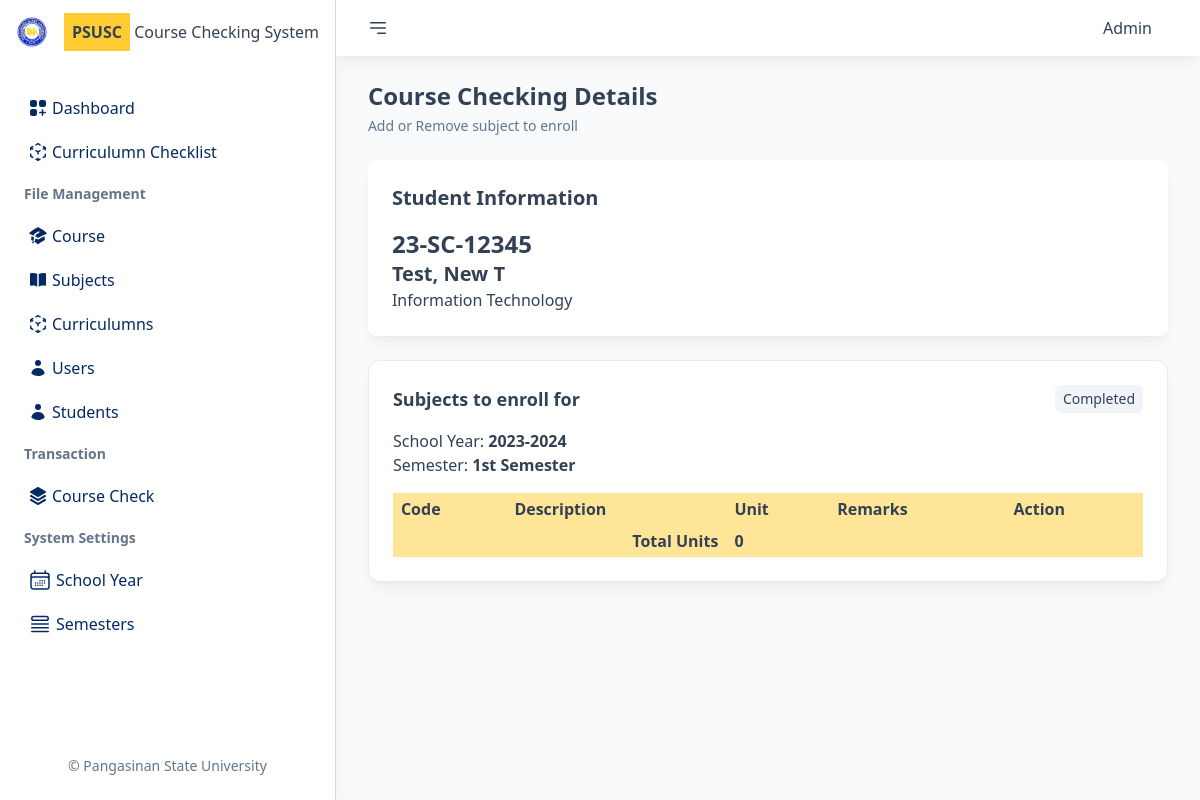
The app's page /preenroll/transaction/12/23-SC-12345 (signed in) with its own data.
### tables this page shows
CREATE TABLE `users` (
  `id` int(11) NOT NULL,
  `empno` varchar(50) NOT NULL,
  `fname` varchar(150) NOT NULL,
  `lname` varchar(150) NOT NULL,
  `mname` varchar(150) NOT NULL,
  `email` varchar(150) NOT NULL,
  `password` varchar(150) NOT NULL,
  `courseId` int(11) NOT NULL,
  `userType` varchar(50) NOT NULL
);

CREATE TABLE `students` (
  `id` int(11) NOT NULL,
  `studNo` varchar(50) NOT NULL,
  `fname` varchar(150) NOT NULL,
  `lname` varchar(150) NOT NULL,
  `mname` varchar(150) NOT NULL,
  `email` varchar(150) NOT NULL,
  `courseId` int(11) NOT NULL,
  `currId` int(11) NOT NULL,
  `password` varchar(150) NOT NULL
);

CREATE TABLE `courses` (
  `id` int(11) NOT NULL,
  `course` varchar(150) NOT NULL,
  `description` varchar(300) NOT NULL
);

CREATE TABLE `enrollments` (
  `id` int(11) NOT NULL,
  `studId` int(11) NOT NULL,
  `syId` int(11) NOT NULL,
  `semId` int(11) NOT NULL,
  `createdBy` int(11) NOT NULL,
  `createdAt` datetime NOT NULL,
  `status` varchar(60) NOT NULL
);

CREATE TABLE `schoolyears` (
  `id` int(11) NOT NULL,
  `schoolyear` varchar(50) NOT NULL,
  `status` varchar(50) NOT NULL
);

### public/pages/faculty/enrollmentdetails.php (the view, shortened to what the rows shown need)
<?php
require_once(TEMPLATE_PATH . "/header.php");
require_once(TEMPLATE_PATH . "/nav.php");
?>
<div class="px-8 ">
    <div class=" flex flex-col gap-4 p-6 bg-white shadow-lg shadow-black/5 rounded-lg">
        <h2 class="text-xl font-semibold ">Student Information</h2>
        <div>
            <h2 class="text-2xl font-bold" id="studno" data-studno="<?= $student->getStudNo() ?>"><?= $student->getStudNo() ?></h2>
            <h2 class="text-xl font-semibold"><?= $student->getFullName() ?></h2>
            <p><?= $student->getCourse()->getDescription() ?></p>
        </div>
    </div>
</div>
<div class="px-8 gap-4">
    <div class="">
        <div class="bg-white flex flex-col gap-4 p-6 rounded-xl shadow-lg shadow-black/5 border border-slate-700/10 mb-6">
            <div class="flex flex-row justify-between items-center">
                <h2 class="text-lg font-semibold">Subjects to enroll for</h2>
                <div class="flex flex-row gap-2 items-center">
                    <p class="px-2 py-1 text-sm rounded-md bg-slate-100"><?= $endetails->getStatus() ?></p>
                </div>
            </div>
            <div id="enrollid" data-value="<?= $endetails->getId() ?>">
                <h2>School Year: <span class="font-semibold"> <?= $endetails->getSchoolYear()->getSchoolYear() ?></span></h2>
            </div>
            <table class="w-full">
                <thead>
                    <tr class="bg-accent/50">
                        <th class="px-2 py-1 text-left">Code</th>
                        <th class="px-2 py-1 text-left">Description</th>
                        <th class="px-2 py-1 text-left">Unit</th>
                        <th class="px-2 py-1 text-left">Remarks</th>
                        <th class="px-2 py-1 text-left">Action</th>
                    </tr>
                </thead>
            </table>
        </div>
    </div>
</div>
<?php
require_once(TEMPLATE_PATH . "/footer.php");
?>

### public/template/nav.php (shortened to what the rows shown need)
<div class="relative h-screen overflow-y-auto flex-auto flex gap-6 flex-col">
    <div class="sticky top-0 px-8 py-2 flex flex-row justify-between items-center bg-white shadow-lg shadow-black/5">
        <div class="flex flex-row gap-4 p-2 items-center">
            <div class="relative group">
                <a href="#" class="p-2">
                    <?= $userdata->getFname() ?>
                </a>
            </div>
        </div>
    </div>
    <div class="px-8">
        <h2 class="text-2xl font-semibold mb-1"><?= ucfirst($pageTitle) ?></h2>
    </div>

### records on screen
users: fname "Admin"
students: studNo "23-SC-12345", $student->getFullName() "Test, New T", courseId.description "Information Technology"
enrollments: status "Completed"
schoolyears: schoolyear "2023-2024"

### other values on screen
$pageTitle "Course Checking Details"
$pageDesc "Add or Remove subject to enroll"
$endetails->getSem()->getSem() "1st Semester"
$total "0"
